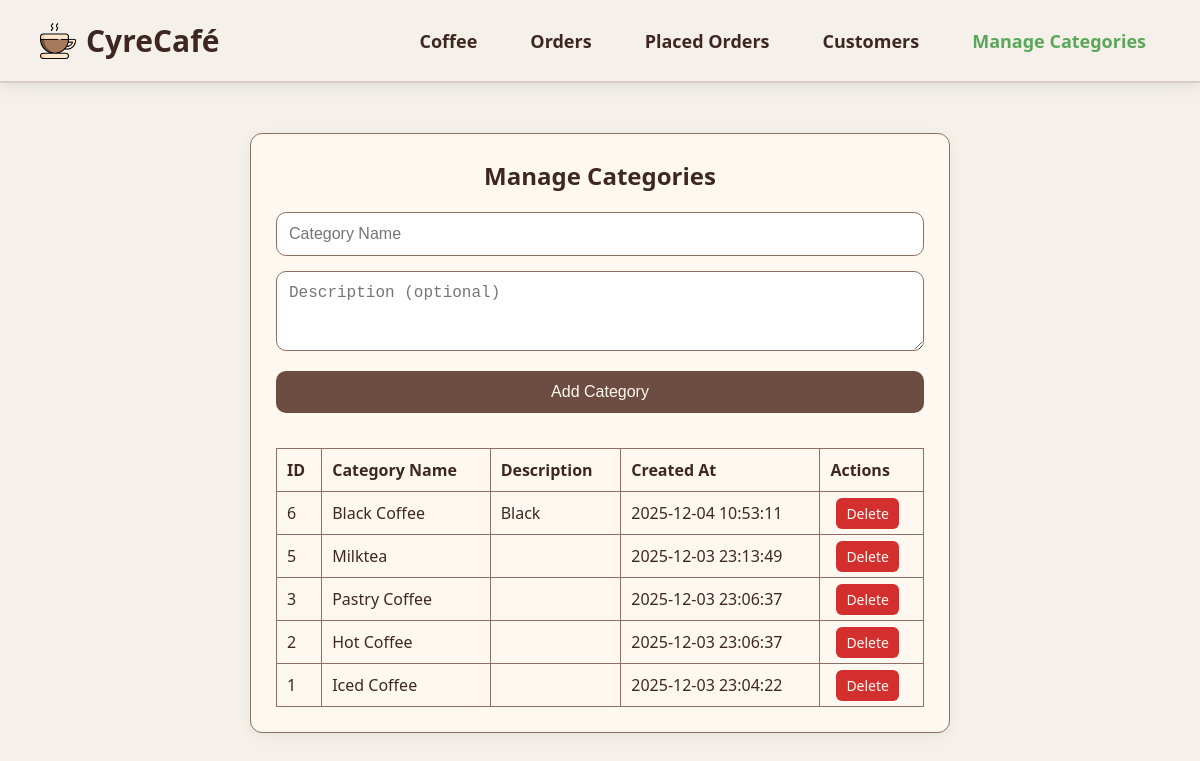
Page /manage_categories.php on the committed database.
### tables this page shows
CREATE TABLE `categories` (
  `category_id` int(11) NOT NULL,
  `category_name` varchar(150) NOT NULL,
  `description` text DEFAULT NULL,
  `created_at` datetime DEFAULT current_timestamp(),
  `updated_at` datetime DEFAULT current_timestamp() ON UPDATE current_timestamp()
);

### manage_categories.php (the view, shortened to what this page needs)
<?php
include 'database.php';
$result = $conn->query("SELECT * FROM categories ORDER BY category_id DESC");
?>
<!DOCTYPE html>
<html lang="en">
<head>
    <link rel="stylesheet" href="style.css">
    <link rel="stylesheet" href="manage_categories.css">
    <link rel="stylesheet" href="https://cdnjs.cloudflare.com/ajax/libs/font-awesome/6.4.0/css/all.min.css">
    </head>
    <body>
    <div class="container">
        <nav class="nav">
            <div class="nav-logo">
                <img src="uploads/cup-of-coffee.png" alt="Coffee Icon" class="nav-logo-icon">
                <h1>CyreCafé</h1>
            </div>
            <div class="nav-links">
                <a href="index.php">Coffee</a>
                <a href="orders.php">Orders</a>
                <a href="view_orders.php">Placed Orders</a>
                <a href="customers.php">Customers</a>
                <a href="manage_categories.php" class="active">Manage Categories</a>
            </div>
        </nav>
        <div class="category-container">
            <h2>Manage Categories</h2>
            <form method="POST">
                <input type="text" name="category_name" placeholder="Category Name" required>
                <textarea name="description" placeholder="Description (optional)" rows="3"></textarea>
                <button type="submit" name="add_category">Add Category</button>
            </form>
            <table>
                <thead>
                    <tr>
                        <th>ID</th>
                        <th>Category Name</th>
                        <th>Description</th>
                        <th>Created At</th>
                        <th>Actions</th>
                    </tr>
                </thead>
                <tbody>
                <?php while ($row = $result->fetch_assoc()): ?>
                    <tr>
                        <td><?php echo $row['category_id']; ?></td>
                        <td><?php echo htmlspecialchars($row['category_name']); ?></td>
                        <td><?php echo htmlspecialchars($row['description']); ?></td>
                        <td><?php echo $row['created_at']; ?></td>
                        <td>
                            <a href="manage_categories.php?delete=<?php echo $row['category_id']; ?>"
                               class="delete-btn"
                               onclick="return confirm('Are you sure you want to delete this category?');">Delete</a>
                        </td>
                    </tr>
                <?php endwhile; ?>
                </tbody>
            </table>
        </div>
    </div>
    </body>
    </html>

### style.css (style rules this page uses)
* { padding: 0; margin: 0; box-sizing: border-box; }
html { font-family: 'Segoe UI', Tahoma, Geneva, Verdana, sans-serif; scroll-behavior: smooth; }
.container { width: 100%; min-height: 100vh; background-color: #f5f1ea; }
.nav { display: flex; align-items: center; justify-content: space-between; padding: 20px 40px; background-color: #f5f1ea; border-bottom: 2px solid #d7ccc8; position: relative; box-shadow: 0 4px 15px rgba(0,0,0,0.08); transition: all 0.3s ease; }
.nav-logo { display: flex; align-items: center; gap: 10px; }
.nav-logo-icon { width: 36px; height: 36px; }
.nav-logo h1 { font-size: 30px; color: #3e2723; font-weight: 700; }
.nav-links { display: flex; gap: 25px; margin-left: auto; }
.nav-links a { position: relative; color: #3e2723; text-decoration: none; font-size: 18px; font-weight: 600; padding: 8px 14px; border-radius: 12px; transition: all 0.3s ease; }
.nav-links a::after { content: ''; position: absolute; left: 0; bottom: 0; width: 0%; height: 3px; background: linear-gradient(135deg, #95d89a, #6dcb6d); border-radius: 2px; transition: width 0.3s ease; }
.nav-links a.active { color: #5ba75a; font-weight: 700; }

### manage_categories.css (style rules this page uses)
.category-container { max-width: 700px; margin: 50px auto; padding: 25px; background-color: #fff8f0; border-radius: 12px; border: 1px solid #8d6e63; box-shadow: 0 4px 15px rgba(0,0,0,0.05); }
.category-container h2 { text-align: center; margin-bottom: 20px; color: #3e2723; font-weight: 600; }
.category-container form input, .category-container form textarea, .category-container form button { width: 100%; padding: 12px; margin-bottom: 15px; border-radius: 10px; border: 1px solid #8d6e63; font-size: 16px; }
.category-container form button { background-color: #6d4c41; color: #fff8f0; border: none; cursor: pointer; transition: 0.3s; }
.category-container table { width: 100%; border-collapse: collapse; margin-top: 20px; }
.category-container table, .category-container th, .category-container td { border: 1px solid #8d6e63; }
.category-container th, .category-container td { padding: 10px; text-align: left; color: #3e2723; }
.category-container td { font-size: 16px; }
.category-container a.delete-btn { background-color: #d32f2f; color: #fff8f0; padding: 6px 10px; border-radius: 6px; text-decoration: none; font-size: 14px; transition: 0.3s; margin-left: 6px; }

### rows in the picture
categories: category_id "6", category_name "Black Coffee", description "Black", created_at "2025-12-04 10:53:11"
categories: category_id "5", category_name "Milktea", created_at "2025-12-03 23:13:49"
categories: category_id "3", category_name "Pastry Coffee", created_at "2025-12-03 23:06:37"
categories: category_id "2", category_name "Hot Coffee", created_at "2025-12-03 23:06:37"
categories: category_id "1", category_name "Iced Coffee", created_at "2025-12-03 23:04:22"
